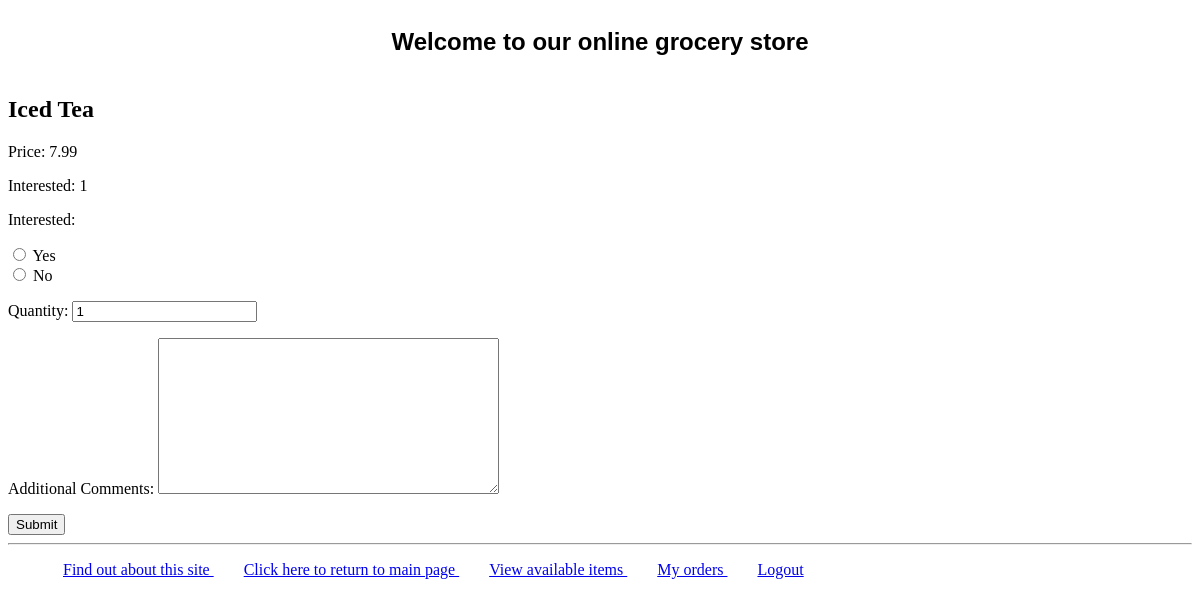
The page /items/1/ (signed in) on the database its author committed.
### myapp1/models.py (models this page shows, shortened)
class Item(models.Model):
    type = models.ForeignKey(Type, related_name='items', on_delete=models.CASCADE)
    name = models.CharField(max_length=200)
    price = models.DecimalField(max_digits=10, decimal_places=2)
    stock = models.PositiveIntegerField(default=100)
    available = models.BooleanField(default=True)
    description = models.TextField(blank=True)
    interested = models.PositiveIntegerField(default=0)

### myapp1/views.py (the view)
# urls.py: path('items/<int:item_id>/', views.itemdetail, name='itemdetail'),
@login_required()
def itemdetail(request, item_id):
    item = get_object_or_404(Item, pk=item_id)
    if not item.available:
        msg = "This item is currently not available."
    else:
        msg = ""
        if request.method == 'POST':
            form = InterestForm(request.POST)
            if form.is_valid():
                item.interested += int(form.cleaned_data['interested'])
                item.save()
                msg = "Your interest in this item has been recorded."
        else:
            form = InterestForm()
    return render(request, 'myapp1/itemdetail.html', {'item': item, 'form': form, 'msg': msg})

### myapp1/forms.py
class InterestForm(forms.Form):
    CHOICES = ((1, 'Yes'), (0, 'No'))
    interested = forms.ChoiceField(widget=forms.RadioSelect, choices=CHOICES)
    quantity = forms.IntegerField(min_value=1, initial=1)
    comments = forms.CharField(widget=forms.Textarea, label='Additional Comments', required=False)

### templates/myapp1/itemdetail.html (shortened to what this page needs)
{% extends 'myapp1/base.html' %}
{% block body_block %}
    {% if not item %}
        <p>Item not found.</p>
    {% else %}
        <h2>{{ item.name }}</h2>
        <p>Price: {{ item.price }}</p>
        <p>Interested: {{ item.interested }}</p>
        {% if item.available %}
            <form method="POST">
                {{ form.as_p }}
                <button type="submit">Submit</button>
            </form>
        {% else %}
            <p>This item is not currently available.</p>
        {% endif %}
    {% endif %}
{% endblock %}

### rows shown on the page
Item: name "Iced Tea", price "7.99", interested "1"
